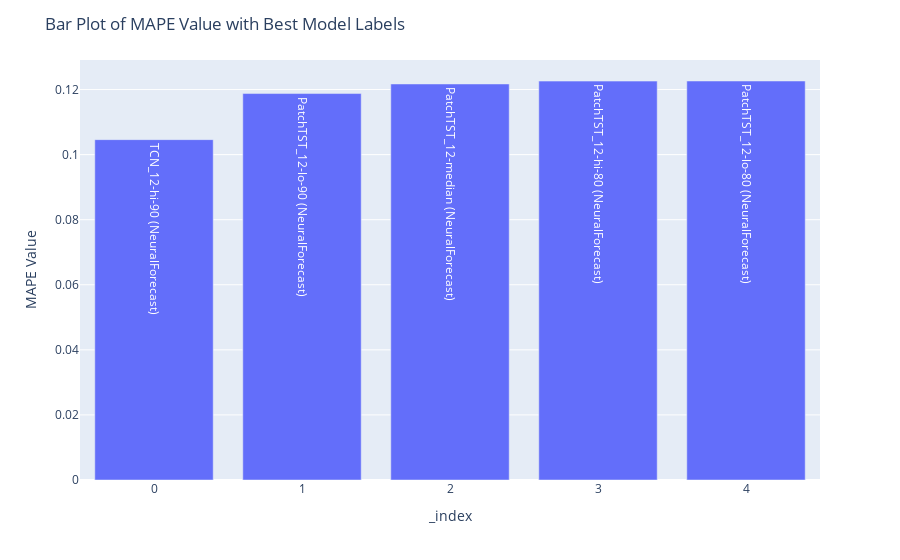

Here is the notebook cell this chart was saved with:
### Code cell
import plotly.express as px
import pandas as pd
df_results =df_results.head(5).reset_index()

# Plotting the data using Plotly
fig = px.bar(df_results, y='MAPE', text='Model')

fig.update_layout(
    title='Bar Plot of MAPE Value with Best Model Labels',
    yaxis_title='MAPE Value'
)

fig.show()

### Figure 1 — Plotly figure (JSON) as saved in the notebook; plotly's stock layout.template omitted (floating-point values rounded to 4 significant figures)
{"data": [{"alignmentgroup": "True", "hovertemplate": "_index=%{x}<br>MAPE=%{y}<br>Model=%{text}<extra></extra>", "legendgroup": "", "marker": {"color": "#636efa", "pattern": {"shape": ""}}, "name": "", "offsetgroup": "", "orientation": "v", "showlegend": false, "text": ["TCN_12-hi-90 (NeuralForecast)", "PatchTST_12-lo-90 (NeuralForecast)", "PatchTST_12-median (NeuralForecast)", "PatchTST_12-hi-80 (NeuralForecast)", "PatchTST_12-lo-80 (NeuralForecast)"], "textposition": "auto", "type": "bar", "x": [0, 1, 2, 3, 4], "xaxis": "x", "y": [0.1046, 0.1188, 0.1217, 0.1226, 0.1226], "yaxis": "y"}], "layout": {"barmode": "relative", "legend": {"tracegroupgap": 0}, "margin": {"t": 60}, "title": {"text": "Bar Plot of MAPE Value with Best Model Labels"}, "xaxis": {"anchor": "y", "domain": [0, 1], "title": {"text": "_index"}}, "yaxis": {"anchor": "x", "domain": [0, 1], "title": {"text": "MAPE Value"}}}}
